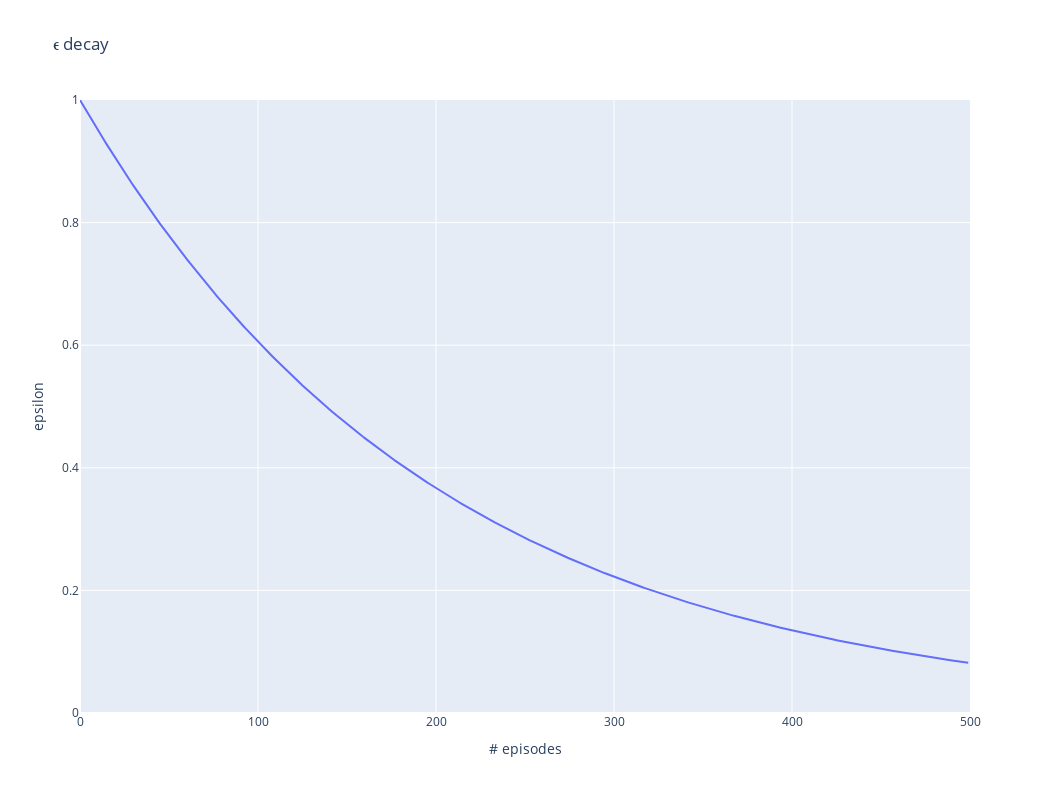

Write notebook code for a chart like this one.
### Code cell
epsilon = []
nrEpisodes = 500
for i in range (nrEpisodes): 
    epsilon.append(0.995**i)

graficoFigo('ϵ decay', epsilon, '# episodes', 'epsilon', 1)

### Figure 1 — Plotly figure (JSON) as saved in the notebook; plotly's stock layout.template omitted (floating-point values rounded to 4 significant figures; data arrays with more than 128 entries replaced by an {"elided": "..."} marker saying what was removed)
{"data": [{"name": "RMSE (Root Mean Square Error)", "type": "scatter", "uid": "5eacaf", "x": {"elided": "500 int values"}, "y": {"elided": "500 float values"}}], "layout": {"annotations": [{"font": {"size": 16}, "showarrow": false, "text": "α (Learning rate) = 0.001, epsilon: 0.995**(#episodes)", "x": 350, "y": -4}], "autosize": true, "height": 793, "title": {"text": "ϵ decay"}, "width": 1050, "xaxis": {"autorange": false, "range": [0, 500], "title": {"text": "# episodes"}, "type": "linear"}, "yaxis": {"autorange": false, "range": [0, 1], "title": {"text": "epsilon"}, "type": "linear"}}}
